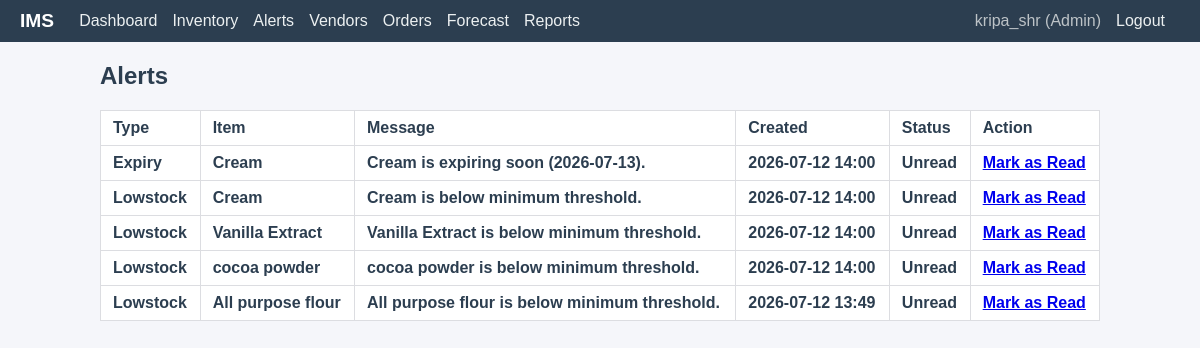
/alerts/ (signed in), run on the app's committed database.
### inventory/models.py (models this page shows, shortened)
class User(AbstractUser):
    ROLE_CHOICES = [
        ('Admin', 'Admin'),
        ('Staff', 'Staff'),
    ]
    role = models.CharField(max_length=10, choices=ROLE_CHOICES, default='Staff')

class Alert(models.Model):
    TYPE_CHOICES = [
        ('Lowstock', 'Lowstock'),
        ('Empty', 'Empty'),
        ('Expiry', 'Expiry'),
    ]
    alertId = models.AutoField(primary_key=True)
    type = models.CharField(max_length=10, choices=TYPE_CHOICES)
    message = models.TextField(blank=True)
    itemId = models.ForeignKey(InventoryItem, on_delete=models.CASCADE, related_name='alerts')
    IsRead = models.BooleanField(default=False)
    createdAt = models.DateTimeField(auto_now_add=True)

class InventoryItem(models.Model):
    itemID = models.AutoField(primary_key=True)
    name = models.CharField(max_length=255, unique=True)
    unit = models.CharField(max_length=50)
    quantity = models.FloatField(default=0)
    minThreshold = models.FloatField()
    expirydate = models.DateField(null=True, blank=True)

### inventory/views.py (the view)
# urls.py: path('alerts/', views.alert_list_view, name='alert_list'),
@staff_or_admin_required
def alert_list_view(request):
    alerts = Alert.objects.all().order_by('-createdAt')
    return render(request, 'inventory/alert_list.html', {'alerts': alerts})

### inventory/templates/inventory/alert_list.html (shortened to what this page needs)
{% extends 'inventory/base.html' %}
{% block content %}
<h2>Alerts</h2>
<table>
    <tr><th>Type</th><th>Item</th><th>Message</th><th>Created</th><th>Status</th><th>Action</th></tr>
    {% for alert in alerts %}
    <tr class="{% if not alert.IsRead %}unread{% endif %}">
        <td>{{ alert.type }}</td>
        <td>{{ alert.itemId.name }}</td>
        <td>{{ alert.message }}</td>
        <td>{{ alert.createdAt|date:"Y-m-d H:i" }}</td>
        <td>{% if alert.IsRead %}Read{% else %}Unread{% endif %}</td>
        <td>
            {% if not alert.IsRead %}
            <a href="{% url 'mark_alert_read' alert.alertId %}">Mark as Read</a>
            {% endif %}
        </td>
    </tr>
    {% endfor %}
</table>
{% endblock %}

### inventory/templates/inventory/base.html (shortened to what this page needs)
{% load static %}
<!DOCTYPE html>
<html lang="en">
<head>
    <link rel="stylesheet" href="{% static 'inventory/css/style.css' %}">
</head>
<body>
    {% if user.is_authenticated %}
    <nav class="navbar">
        <span class="brand">IMS</span>
        <a href="{% url 'dashboard' %}">Dashboard</a>
        <a href="{% url 'inventory_list' %}">Inventory</a>
        <a href="{% url 'alert_list' %}">Alerts</a>
        {% if user.role == 'Admin' %}
        <a href="{% url 'vendor_list' %}">Vendors</a>
        <a href="{% url 'order_list' %}">Orders</a>
        <a href="{% url 'forecast' %}">Forecast</a>
        <a href="{% url 'report' %}">Reports</a>
        {% endif %}
        <span class="user-info">{{ user.username }} ({{ user.role }})</span>
        <a href="{% url 'logout' %}">Logout</a>
    </nav>
    {% endif %}
    <main class="container">
        {% block content %}{% endblock %}
    </main>
</body>
</html>

### inventory/static/inventory/css/style.css (style rules this page uses)
body { font-family: Arial, sans-serif; margin: 0; background: #f5f6fa; color: #2c3e50; }
.navbar { display: flex; align-items: center; background: #2c3e50; padding: 10px 20px; }
.navbar a { color: #ecf0f1; text-decoration: none; margin-right: 15px; }
.navbar .brand { font-weight: bold; font-size: 1.2em; margin-right: 25px; color: #ffffff; }
.navbar .user-info { margin-right: 15px; color: #bdc3c7; }
.container { max-width: 1000px; margin: 20px auto; padding: 0 20px; }
table { width: 100%; border-collapse: collapse; margin-top: 10px; background: #fff; }
table, th, td { border: 1px solid #dcdde1; }
th, td { padding: 8px 12px; text-align: left; }
.unread { font-weight: bold; }

### data on the page
User: username "kripa_shr", role "Admin"
Alert: type "Expiry", itemId.name "Cream", message "Cream is expiring soon (2026-07-13).", createdAt "2026-07-12 14:00", IsRead "Unread"
Alert: type "Lowstock", itemId.name "Cream", message "Cream is below minimum threshold.", createdAt "2026-07-12 14:00", IsRead "Unread"
Alert: type "Lowstock", itemId.name "Vanilla Extract", message "Vanilla Extract is below minimum threshold.", createdAt "2026-07-12 14:00", IsRead "Unread"
Alert: type "Lowstock", itemId.name "cocoa powder", message "cocoa powder is below minimum threshold.", createdAt "2026-07-12 14:00", IsRead "Unread"
Alert: type "Lowstock", itemId.name "All purpose flour", message "All purpose flour is below minimum threshold.", createdAt "2026-07-12 13:49", IsRead "Unread"
